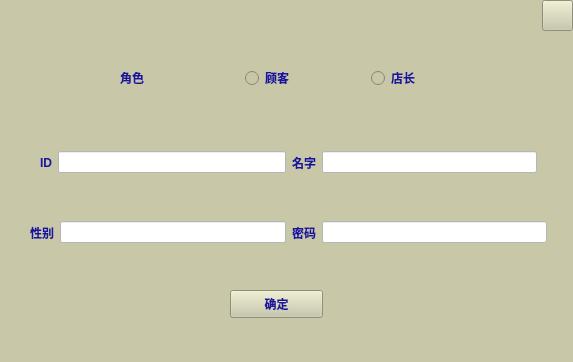
<?xml version="1.0" encoding="UTF-8"?>
<ui version="4.0">
 <class>RegisterForm</class>
 <widget class="QWidget" name="RegisterForm">
  <property name="geometry">
   <rect>
    <x>0</x>
    <y>0</y>
    <width>573</width>
    <height>362</height>
   </rect>
  </property>
  <property name="windowTitle">
   <string>Form</string>
  </property>
  <property name="styleSheet">
   <string notr="true">
*{
	font: normal 20px “微软雅黑”;
	color:rgb(25, 19, 158);
	font-weight:800;
}
QWidget{
    background-color : rgb(200,200,169);

}
QLineEdit{
	background-color:rgb(255,255,255);
}</string>
  </property>
  <widget class="QPushButton" name="pushButton">
   <property name="geometry">
    <rect>
     <x>230</x>
     <y>290</y>
     <width>93</width>
     <height>28</height>
    </rect>
   </property>
   <property name="text">
    <string>确定</string>
   </property>
  </widget>
  <widget class="QPushButton" name="pb_close">
   <property name="geometry">
    <rect>
     <x>542</x>
     <y>0</y>
     <width>31</width>
     <height>31</height>
    </rect>
   </property>
   <property name="text">
    <string/>
   </property>
   <property name="icon">
    <iconset resource="../resources.qrc">
     <normaloff>:/images/close.png</normaloff>:/images/close.png</iconset>
   </property>
  </widget>
  <widget class="QWidget" name="layoutWidget">
   <property name="geometry">
    <rect>
     <x>120</x>
     <y>50</y>
     <width>370</width>
     <height>56</height>
    </rect>
   </property>
   <layout class="QHBoxLayout" name="horizontalLayout_5">
    <item>
     <widget class="QLabel" name="label_5">
      <property name="text">
       <string>角色</string>
      </property>
     </widget>
    </item>
    <item>
     <widget class="QRadioButton" name="rb_buyer">
      <property name="text">
       <string>顾客</string>
      </property>
     </widget>
    </item>
    <item>
     <widget class="QRadioButton" name="rb_seller">
      <property name="text">
       <string>店长</string>
      </property>
     </widget>
    </item>
   </layout>
  </widget>
  <widget class="QWidget" name="layoutWidget">
   <property name="geometry">
    <rect>
     <x>40</x>
     <y>130</y>
     <width>497</width>
     <height>65</height>
    </rect>
   </property>
   <layout class="QHBoxLayout" name="horizontalLayout_6">
    <item>
     <layout class="QHBoxLayout" name="horizontalLayout_4">
      <item>
       <widget class="QLabel" name="label_3">
        <property name="text">
         <string>ID</string>
        </property>
       </widget>
      </item>
      <item>
       <widget class="QLineEdit" name="le_id">
        <property name="text">
         <string/>
        </property>
       </widget>
      </item>
     </layout>
    </item>
    <item>
     <layout class="QHBoxLayout" name="horizontalLayout_3">
      <item>
       <widget class="QLabel" name="label">
        <property name="text">
         <string>名字</string>
        </property>
       </widget>
      </item>
      <item>
       <widget class="QLineEdit" name="le_name"/>
      </item>
     </layout>
    </item>
   </layout>
  </widget>
  <widget class="QWidget" name="layoutWidget">
   <property name="geometry">
    <rect>
     <x>30</x>
     <y>200</y>
     <width>517</width>
     <height>65</height>
    </rect>
   </property>
   <layout class="QHBoxLayout" name="horizontalLayout_7">
    <item>
     <layout class="QHBoxLayout" name="horizontalLayout_2">
      <item>
       <widget class="QLabel" name="label_2">
        <property name="text">
         <string>性别</string>
        </property>
       </widget>
      </item>
      <item>
       <widget class="QLineEdit" name="le_sex"/>
      </item>
     </layout>
    </item>
    <item>
     <layout class="QHBoxLayout" name="horizontalLayout">
      <item>
       <widget class="QLabel" name="label_4">
        <property name="text">
         <string>密码</string>
        </property>
       </widget>
      </item>
      <item>
       <widget class="QLineEdit" name="le_pawd"/>
      </item>
     </layout>
    </item>
   </layout>
  </widget>
 </widget>
 <resources>
  <include location="../resources.qrc"/>
 </resources>
 <connections/>
</ui>
